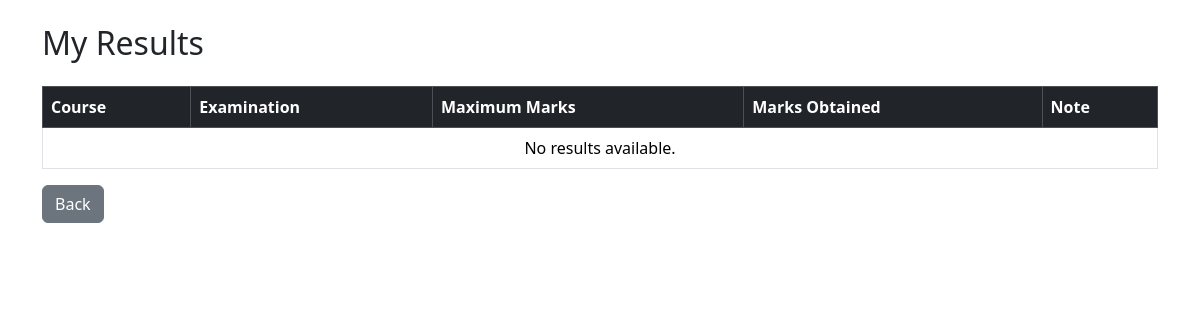
/student/result (signed in), run on an earlier commit of the app's database.
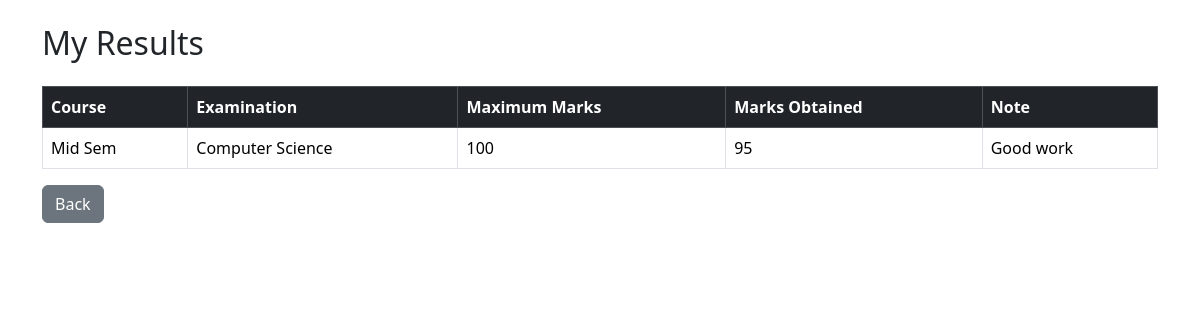
And on a later commit of the database.
### models.py (models this page shows)
class Booking(db.Model):
    __tablename__ = "bookings"
    id = db.Column(db.Integer, primary_key=True)
    student_id = db.Column(db.Integer, db.ForeignKey("users.id"), nullable=False)
    slot_id = db.Column(db.Integer, db.ForeignKey("slots.id"), nullable=False)
    booking_date = db.Column(db.Date)
    status = db.Column(db.String(30), default="Booked")
    marks = db.Column(db.Integer)
    note = db.Column(db.Text)
    student = db.relationship("User", backref="bookings")
    slot = db.relationship("ExaminationSlot", backref="bookings")

class Course(db.Model):
    __tablename__ = "courses"
    id = db.Column(db.Integer, primary_key=True)
    code = db.Column(db.String(20), unique=True, nullable=False)
    name = db.Column(db.String(100), nullable=False)
    description = db.Column(db.Text)
    status = db.Column(db.String(20), default="Active")

class Examination(db.Model):
    __tablename__ = "examinations"
    id = db.Column(db.Integer, primary_key=True)
    course_id = db.Column(db.Integer, db.ForeignKey("courses.id"), nullable=False)
    examiner_id = db.Column(db.Integer, db.ForeignKey("users.id"), nullable=True)
    name = db.Column(db.String(100), nullable=False)
    exam_type = db.Column(db.String(30))
    duration = db.Column(db.Integer)
    max_marks = db.Column(db.Integer)
    slot_creation_start = db.Column(db.Date)
    slot_creation_end = db.Column(db.Date)
    booking_start = db.Column(db.Date)
    booking_end = db.Column(db.Date)
    status = db.Column(db.String(30))
    examiner = db.relationship(
        "User",
        foreign_keys=[examiner_id],
        backref="assigned_examinations"
    )
    course = db.relationship(
        "Course",
        backref="examinations"
    )

### app.py (the view)
@app.route("/student/result")
@login_required
def student_results():
    if current_user.role != "student":
        return redirect(url_for("login"))
    bookings = Booking.query.filter(
        Booking.student_id == current_user.id,
        Booking.status == "Completed"
    ).all()
    return render_template("student/result.html", bookings=bookings)

### app.py (called while the page is built)
@login_manager.user_loader
def load_user(user_id):
    return User.query.get(int(user_id))

### templates/student/result.html (shortened to what this page needs)
<!DOCTYPE html>
<html>
<head>
    <link
        href="https://cdn.jsdelivr.net/npm/bootstrap@5.3.3/dist/css/bootstrap.min.css"
        rel="stylesheet"
    >
</head>
<body>
<div class="container mt-4">
    <h2 class="mb-4">
        My Results
    </h2>
    <table class="table table-bordered table-hover">
        <thead class="table-dark">
            <tr>
                <th>Course</th>
                <th>Examination</th>
                <th>Maximum Marks</th>
                <th>Marks Obtained</th>
                <th>Note</th>
            </tr>
        </thead>
        <tbody>
        {% for booking in bookings %}
        <tr>
            <td>
                {{ booking.slot.examination.course.name }}
            </td>
            <td>
                {{ booking.slot.examination.name }}
            </td>
            <td>
                {{ booking.slot.examination.max_marks }}
            </td>
            <td>
                {{ booking.marks }}
            </td>
            <td>
                {% if booking.note %}
                    {{ booking.note }}
                {% else %}
                    No Note
                {% endif %}
            </td>
        </tr>
        {% else %}
        <tr>
            <td colspan="5" class="text-center">
                No results available.
            </td>
        </tr>
        {% endfor %}
        </tbody>
    </table>
    <a
        href="{{ url_for('student_dashboard') }}"
        class="btn btn-secondary"
    >
        Back
    </a>
</div>
</body>
</html>

What changed in the data, as far as the page shows it:
added Booking: slot.examination.course.name "Mid Sem", slot.examination.name "Computer Science", slot.examination.max_marks "100", marks "95", note "Good work"
Also different on the page:
text no longer shown: "No results available."
